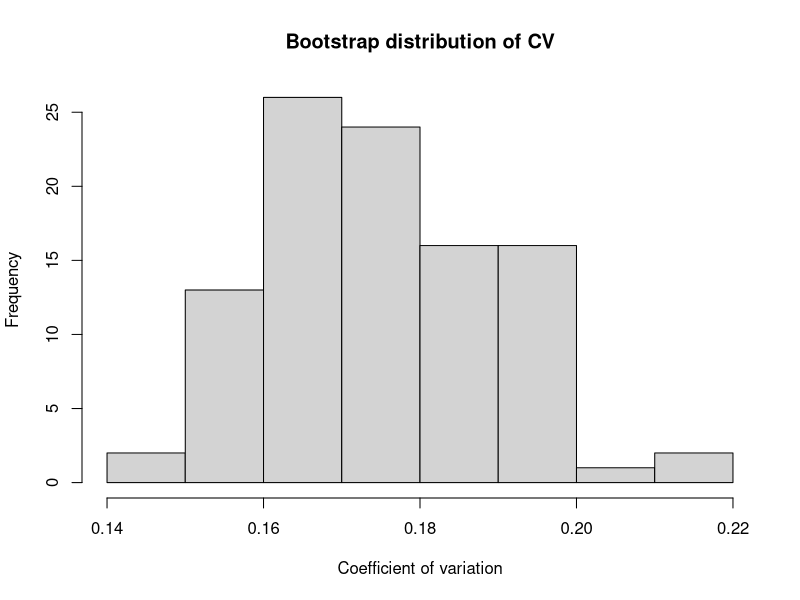

This figure's R source:
## ---- chunk 1
knitr::opts_chunk$set(echo = TRUE, message = FALSE, warning = FALSE)
## ---- chunk 2
set.seed(1)
x = rnorm(n=100, mean=5, sd=1)

CV <- function(x){
  sd(x)/mean(x)
}

CV(x)

out = NULL
for(i in 1:100){
  sample1 = sample(x, replace=TRUE)
  out[i] = CV(sample1)
}

quantile(out, c(0.025, 0.975))

hist(out,
     main = "Bootstrap distribution of CV",
     xlab = "Coefficient of variation")
